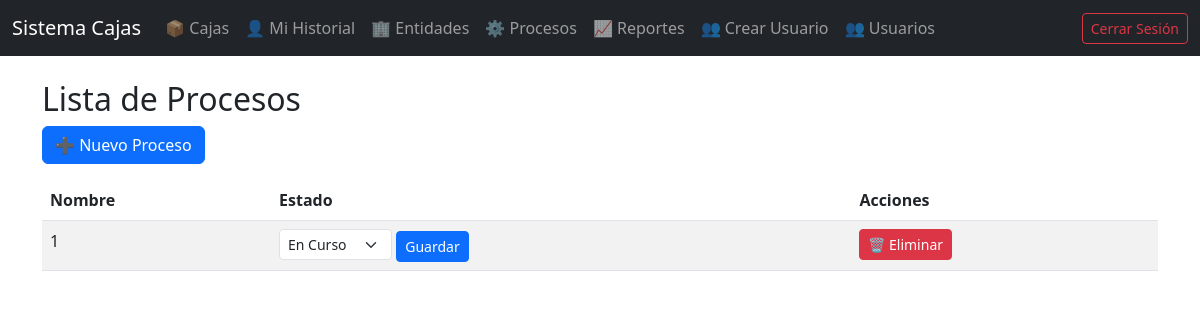
The app's page /entidades/procesos/ (signed in), older data.
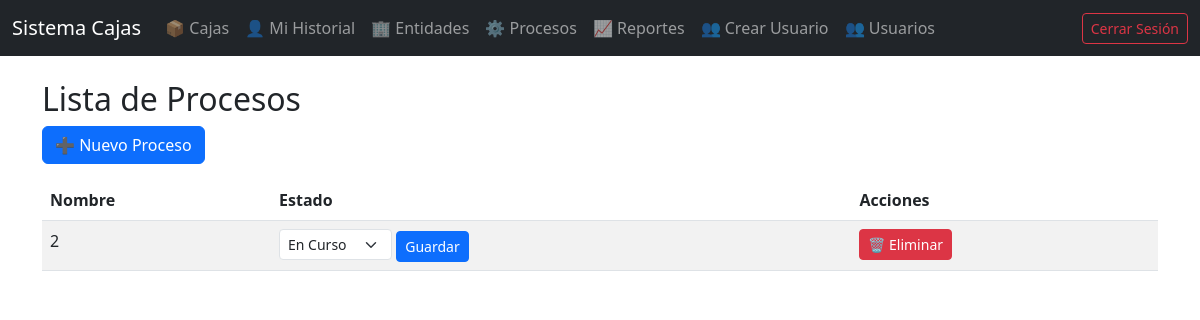
The same page, newer data.
### entidades/models.py (models this page shows, shortened)
class Proceso(models.Model):
    nombre = models.CharField(max_length=100)
    estado = models.CharField(max_length=20, choices=[
        ("pendiente", "Pendiente"),
        ("en_curso", "En Curso"),
        ("finalizado", "Finalizado")
    ])

### entidades/views.py (the view)
# urls.py: path('procesos/', views.lista_procesos, name='lista_procesos'),
@login_required
def lista_procesos(request):
    procesos = Proceso.objects.all()
    return render(request, 'procesos/lista_procesos.html', {'procesos': procesos})

### templates/procesos/lista_procesos.html (shortened to what this page needs)
{% extends 'base.html' %}
{% block content %}
<h2>Lista de Procesos</h2>
<a href="{% url 'crear_proceso' %}" class="btn btn-primary mb-3">➕ Nuevo Proceso</a>
<table class="table table-striped">
  <thead>
    <tr>
      <th>Nombre</th>
      <th>Estado</th>
      <th>Acciones</th>
    </tr>
  </thead>
  <tbody>
    {% for proceso in procesos %}
    <tr>
      <td>{{ proceso.nombre }}</td>
      <td>
        <form action="{% url 'cambiar_estado_proceso' proceso.id %}" method="post" class="d-inline">
            <select name="estado" class="form-select form-select-sm d-inline w-auto">
              <option value="en_curso" {% if proceso.estado == 'en_curso' %}selected{% endif %}>En Curso</option>
            </select>
            <button type="submit" class="btn btn-primary btn-sm">Guardar</button>
        </form>
      </td>
      <td>
        <a class="btn btn-danger btn-sm" href="{% url 'eliminar_proceso' proceso.id %}">🗑️ Eliminar</a>
      </td>
    </tr>
    {% endfor %}
  </tbody>
</table>
{% endblock %}

Row changes from the older to the newer data that the page shows:
removed Proceso: nombre "1", estado "En Curso"
added Proceso: nombre "2", estado "En Curso"
